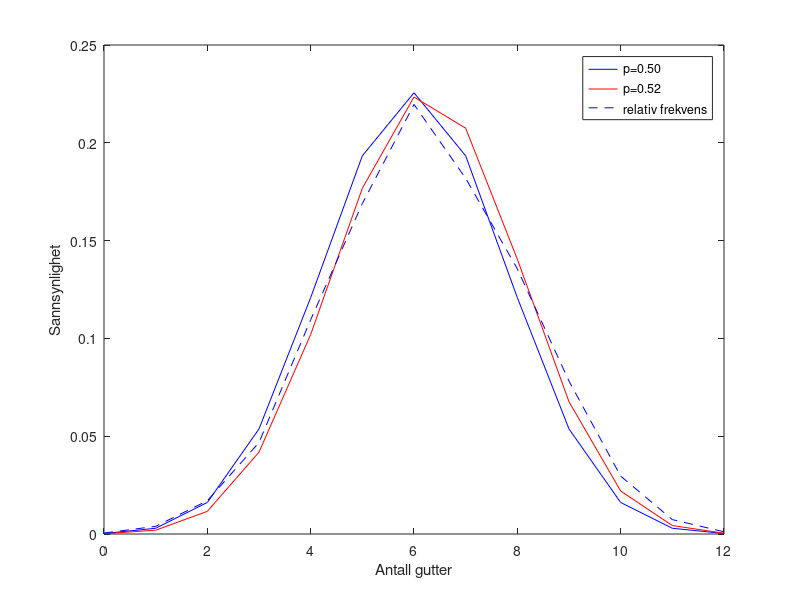

The MATLAB source for this figure:
clear all;

gutter = 0:12;
jenter = 12:-1:0;
familier = [3 24 104 286 670 1033 1343 1112 829 478 181 45 7];

n = 12;

p1 = 0.50;
p_k1 = [];
p2 = 0.52;
p_k2 = [];

rel_frek = [];

for k = 1:13
    rel_frek(k) = familier(k)/sum(familier);
    p_k1(k) = binopdf(k-1,n,p1);
    p_k2(k) = binopdf(k-1,n,p2);
end

figure
plot(gutter,p_k1, 'b')
hold on
plot(gutter,p_k2, 'r')
plot(gutter, rel_frek, '--b')
ylabel('Sannsynlighet')
xlabel('Antall gutter')
legend('p=0.50','p=0.52','relativ frekvens')
